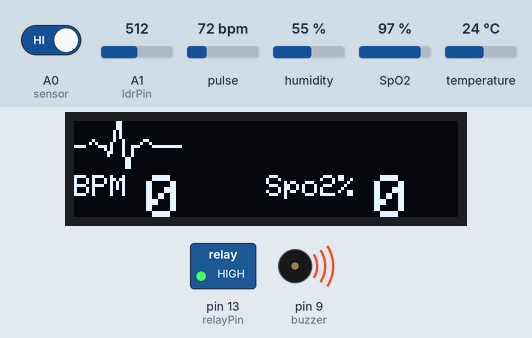
The sketch below on a simulated Arduino Uno, built with avr-gcc and run on an emulated ATmega328P. Shown: 128×32 one-colour display, switched loads named in the sketch (green lamp = pin HIGH), buzzer (waves = sounding, pin HIGH). The test bench sets the inputs (shaded band); at power-on: A0 (sensor) HIGH, A1 (ldrPin) = 512, pulse 72 bpm, SpO2 97 %, humidity 55 %, temperature 24 °C. What the sketch prints to the serial monitor is not drawn.

Above: at 3.3 s.
3.4 s: A0 (sensor) driven LOW
At 5.4 s:
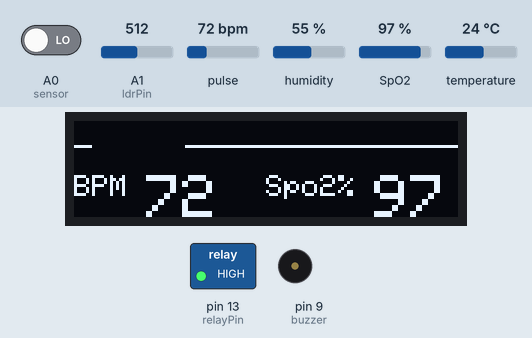
6.4 s: A1 (ldrPin) set to 415
7.9 s: A1 (ldrPin) set to 386
At 8.18 s:
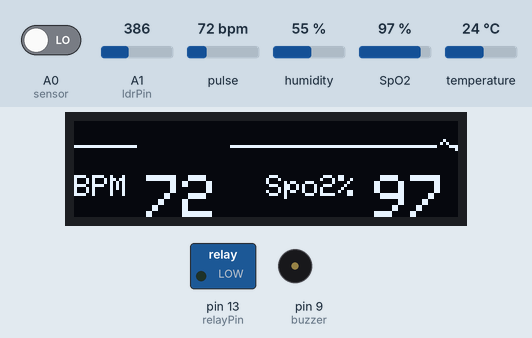
10.4 s: A0 (sensor) driven HIGH
At 10.8 s:
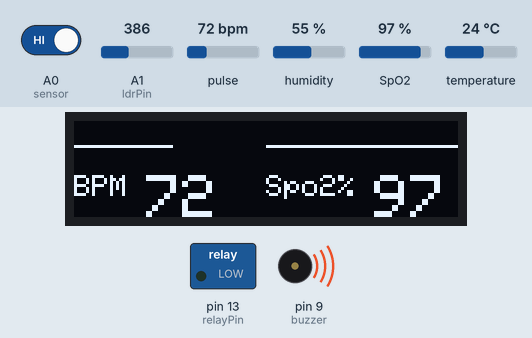
12.9 s: pulse set to 130 bpm
At 14.9 s:
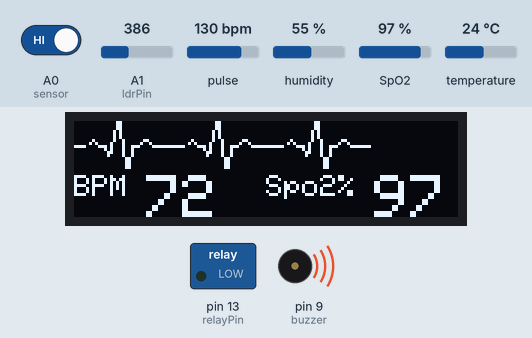
15.0 s: SpO2 set to 80 %
At 15.6 s:
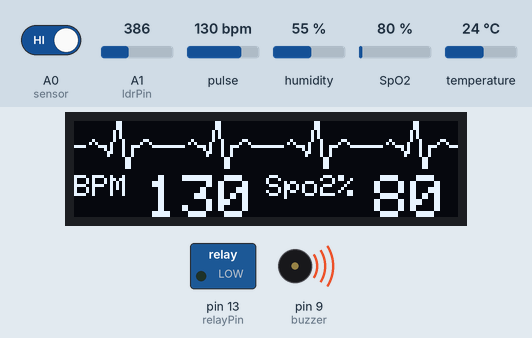
Timing chart, 0 to 17.7 s (numbered marks = the images above; inputs shaded):
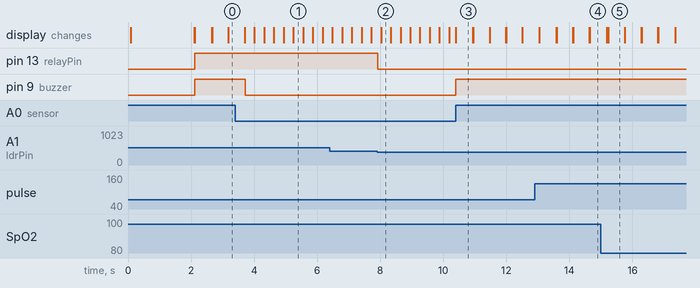

The sketch:

spo2_hr_air.ino
```cpp
#include <Wire.h>
#include "MAX30100_PulseOximeter.h"
#include <Adafruit_GFX.h>
#include <Adafruit_SSD1306.h>
#include <DHT.h>

#define relayPin 13
#define ldrPin A1
#define buzzer 9
#define sensor A0
#define DHTPIN 2
#define DHTTYPE DHT11
#define ENABLE_MAX30100 1
#define SCREEN_WIDTH 128
#define SCREEN_HEIGHT 32
#define OLED_RESET 4
#define SCREEN_ADDRESS 0x3C
Adafruit_SSD1306 display(SCREEN_WIDTH, SCREEN_HEIGHT, &Wire, OLED_RESET);
#if ENABLE_MAX30100
#define REPORTING_PERIOD_MS 5000
PulseOximeter pox;
#endif
uint32_t tsLastReport = 0;
int xPos = 0;

int gasLevel = 0;
String quality ="";
DHT dht(DHTPIN, DHTTYPE);

void sendSensor()                               // temp/humidity sense korar jonno
{
  float h = dht.readHumidity();
  float t = dht.readTemperature();

  if (isnan(h) || isnan(t)) {
  Serial.println("Failed!");
    return;
  }
}

void air_sensor()                               // methane gas sense korar jonno
{
  gasLevel = digitalRead(sensor);
  Serial.println(gasLevel);

  if(gasLevel == 0)
      digitalWrite(buzzer, LOW);
  else{
  quality = "!!";
  digitalWrite(buzzer, HIGH);
  delay(500);
}
}

void ldr_sensor(){                              // light er intensity sence korar jonno

 int ldrStatus = analogRead(ldrPin);


   if (ldrStatus <=400) {

    digitalWrite(relayPin, LOW);
    Serial.println("LDR Off");

   }
    else {

    digitalWrite(relayPin, HIGH);
    Serial.println("LDR on");
  }
}

void onBeatDetected()
{
  Serial.println("Beat!");
  heart_beat(&xPos);
}
void setup()
{

  Serial.begin(9600);
  pinMode(relayPin, OUTPUT);
  pinMode(ldrPin, INPUT);

  Serial.begin(9600);
  pinMode(buzzer, OUTPUT);
  pinMode(sensor,INPUT);
  dht.begin();

  Serial.begin(115200);
  Serial.println("SSD1306 128x64 OLED TEST");
  if (!display.begin(SSD1306_SWITCHCAPVCC, SCREEN_ADDRESS)) {
    Serial.println(F("SSD1306 allocation failed"));
    for (;;);
  }
  display.clearDisplay();
  display.setTextSize(1);
  display.setTextColor(WHITE);
  display.setCursor(20, 18);
  display.print("Pulse OxiMeter");
  int temp1 = 0;
  int temp2 = 40;
  int temp3 = 80;
  heart_beat(&temp1);
  heart_beat(&temp2);
  heart_beat(&temp3);
  xPos = 0;
  display.display();
  delay(2000);
  display.cp437(true);
  display.clearDisplay();
  Serial.print("Initializing pulse oximeter..");
#if ENABLE_MAX30100
  if (!pox.begin()) {
    Serial.println("FAILED");
    for (;;);
  } else {
    Serial.println("SUCCESS");
  }
  pox.setIRLedCurrent(MAX30100_LED_CURR_7_6MA);
  pox.setOnBeatDetectedCallback(onBeatDetected);
  display_data(0, 0);
#endif
}
void loop()
{

  ldr_sensor();
  air_sensor();
  sendSensor();

  #if ENABLE_MAX30100
  pox.update();
  int bpm = 0;
  int spo2 = 0;
  if (millis() - tsLastReport > REPORTING_PERIOD_MS) {
    bpm = pox.getHeartRate();
    spo2 = pox.getSpO2();
    Serial.println(bpm);
    Serial.println(spo2);
    tsLastReport = millis();
    display_data(bpm, spo2);
  }
#endif
  drawLine(&xPos);
}
void display_data(int bpm, int spo2) {          // oled e bpm/spo2 display korar jonno

  display.fillRect(0, 18, 127, 15, BLACK);
  display.fillRect(0, 18, 127, 15, BLACK);
  display.setTextSize(1);
  display.setTextColor(WHITE);
  display.setCursor(0, 18);
  display.print("BPM ");
  display.setTextSize(2);
  display.print(bpm);
  display.display();
  display.setTextSize(1);
  display.setTextColor(WHITE);
  display.setCursor(64, 18);
  display.print("Spo2% ");
  display.setTextSize(2);
  display.println(spo2);
  display.display();
}
void drawLine(int *x_pos) {                     // oled e line display korar jonno, (pixel wise)

  display.drawPixel(*x_pos, 8, WHITE);
  display.drawPixel((*x_pos)++, 8, WHITE);
  display.drawPixel((*x_pos)++, 8, WHITE);
  display.drawPixel((*x_pos)++, 8, WHITE);
  display.drawPixel((*x_pos), 8, BLACK);
  display.fillRect(*x_pos, 0, 31, 16, BLACK);
  display.display();
  if (*x_pos >= SCREEN_WIDTH) {
    *x_pos = 0;
  }
}
void heart_beat(int *x_pos) {                   // oled e heart beat display korar jonno, (pixel wise)

  display.fillRect(*x_pos, 0, 30, 15, BLACK);
  display.drawPixel(*x_pos + 0, 8, WHITE);
  display.drawPixel(*x_pos + 1, 8, WHITE);
  display.drawPixel(*x_pos + 2, 8, WHITE);
  display.drawPixel(*x_pos + 3, 8, WHITE);
  display.drawPixel(*x_pos + 4, 8, BLACK);
  display.drawPixel(*x_pos + 5, 7, WHITE);
  display.drawPixel(*x_pos + 6, 6, WHITE);
  display.drawPixel(*x_pos + 7, 7, WHITE);
  display.drawPixel(*x_pos + 8, 8, WHITE);
  display.drawPixel(*x_pos + 9, 8, WHITE);
  display.drawPixel(*x_pos + 10, 8, WHITE);
  display.drawPixel(*x_pos + 10, 9, WHITE);
  display.drawPixel(*x_pos + 11, 10, WHITE);
  display.drawPixel(*x_pos + 11, 11, WHITE);
  display.drawPixel(*x_pos + 12, 10, WHITE);
  display.drawPixel(*x_pos + 12, 9, WHITE);
  display.drawPixel(*x_pos + 12, 8, WHITE);
  display.drawPixel(*x_pos + 12, 7, WHITE);
  display.drawPixel(*x_pos + 13, 6, WHITE);
  display.drawPixel(*x_pos + 13, 5, WHITE);
  display.drawPixel(*x_pos + 13, 4, WHITE);
  display.drawPixel(*x_pos + 13, 3, WHITE);
  display.drawPixel(*x_pos + 14, 2, WHITE);
  display.drawPixel(*x_pos + 14, 1, WHITE);
  display.drawPixel(*x_pos + 14, 0, WHITE);
  display.drawPixel(*x_pos + 14, 0, WHITE);
  display.drawPixel(*x_pos + 15, 0, WHITE);
  display.drawPixel(*x_pos + 15, 1, WHITE);
  display.drawPixel(*x_pos + 15, 2, WHITE);
  display.drawPixel(*x_pos + 15, 3, WHITE);
  display.drawPixel(*x_pos + 15, 4, WHITE);
  display.drawPixel(*x_pos + 15, 5, WHITE);
  display.drawPixel(*x_pos + 16, 6, WHITE);
  display.drawPixel(*x_pos + 16, 7, WHITE);
  display.drawPixel(*x_pos + 16, 8, WHITE);
  display.drawPixel(*x_pos + 16, 9, WHITE);
  display.drawPixel(*x_pos + 16, 10, WHITE);
  display.drawPixel(*x_pos + 16, 11, WHITE);
  display.drawPixel(*x_pos + 17, 12, WHITE);
  display.drawPixel(*x_pos + 17, 13, WHITE);
  display.drawPixel(*x_pos + 17, 14, WHITE);
  display.drawPixel(*x_pos + 17, 15, WHITE);
  display.drawPixel(*x_pos + 18, 15, WHITE);
  display.drawPixel(*x_pos + 18, 14, WHITE);
  display.drawPixel(*x_pos + 18, 13, WHITE);
  display.drawPixel(*x_pos + 18, 12, WHITE);
  display.drawPixel(*x_pos + 19, 11, WHITE);
  display.drawPixel(*x_pos + 19, 10, WHITE);
  display.drawPixel(*x_pos + 19, 9, WHITE);
  display.drawPixel(*x_pos + 19, 8, WHITE);
  display.drawPixel(*x_pos + 20, 8, WHITE);
  display.drawPixel(*x_pos + 21, 8, WHITE);
  display.drawPixel(*x_pos + 22, 7, WHITE);
  display.drawPixel(*x_pos + 23, 6, WHITE);
  display.drawPixel(*x_pos + 24, 6, WHITE);
  display.drawPixel(*x_pos + 25, 7, WHITE);
  display.drawPixel(*x_pos + 26, 8, WHITE);
  display.drawPixel(*x_pos + 27, 8, WHITE);
  display.drawPixel(*x_pos + 28, 8, WHITE);
  display.drawPixel(*x_pos + 29, 8, WHITE);
  display.drawPixel(*x_pos + 30, 8, WHITE);
  *x_pos = *x_pos + 30;
  display.display();
  delay(1);
}
```

Measured:
- the behaviour switches between 401 and 400 on A1 (ldrPin) (found by bisection; images 1 and 2)
- after the input at 3.4 s, pin 9 (buzzer): HIGH → LOW after 0.32 s
- after the input at 7.9 s, pin 13 (relayPin): HIGH → LOW at once
- after the input at 10.4 s, pin 9 (buzzer): LOW → HIGH at once
- what the display in image 3 shows lasts 0.5 s, from 10.4 s to 10.9 s
